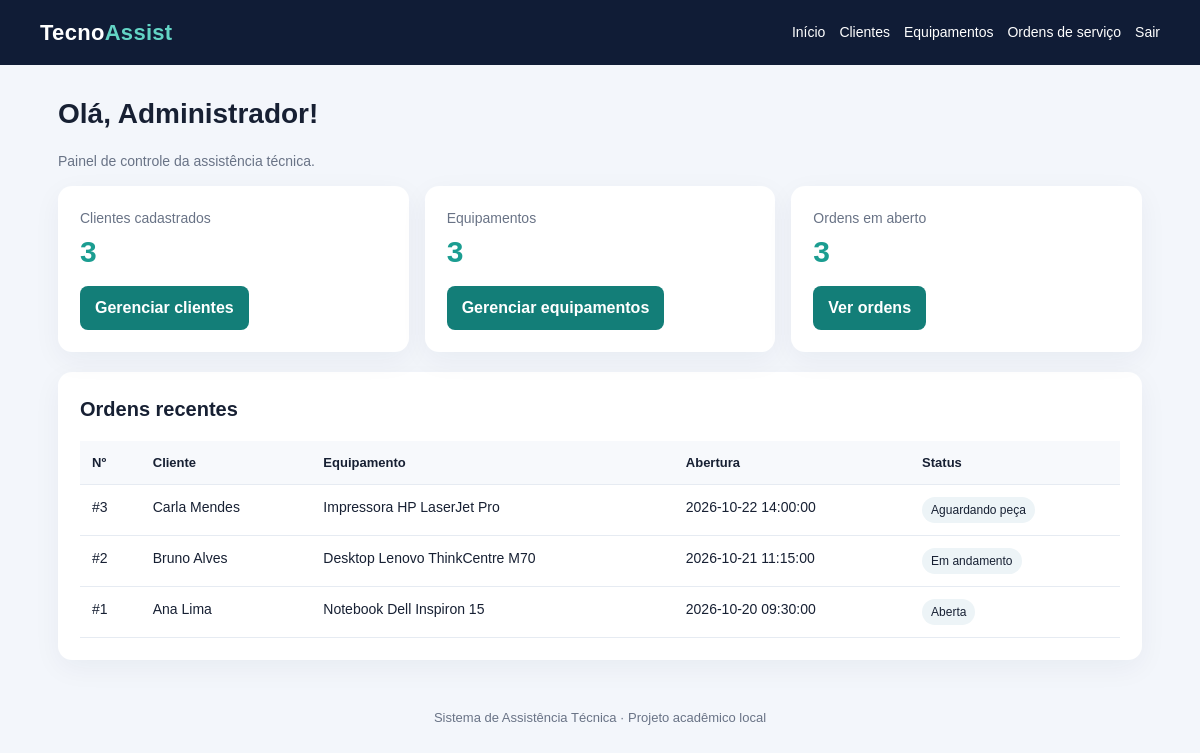
Screenshot of /sistema/index.php (signed in) with the database file from the repository.
### tables this page shows
CREATE TABLE ordens_servico (
  id INT AUTO_INCREMENT PRIMARY KEY,
  equipamento_id INT NOT NULL,
  descricao_servico TEXT NOT NULL,
  status ENUM('Aberta','Em andamento','Aguardando peça','Concluída','Cancelada') NOT NULL DEFAULT 'Aberta',
  valor DECIMAL(10,2) NOT NULL DEFAULT 0.00,
  data_abertura DATETIME NOT NULL DEFAULT CURRENT_TIMESTAMP,
  data_conclusao DATETIME NULL,
  CONSTRAINT fk_os_equipamento FOREIGN KEY (equipamento_id) REFERENCES equipamentos(id)
    ON UPDATE CASCADE ON DELETE RESTRICT
);

CREATE TABLE clientes (
  id INT AUTO_INCREMENT PRIMARY KEY,
  nome VARCHAR(120) NOT NULL,
  cpf_criptografado TEXT NOT NULL,
  telefone VARCHAR(30) NOT NULL,
  email VARCHAR(120) NULL,
  criado_em TIMESTAMP DEFAULT CURRENT_TIMESTAMP
);

CREATE TABLE equipamentos (
  id INT AUTO_INCREMENT PRIMARY KEY,
  cliente_id INT NOT NULL,
  tipo VARCHAR(80) NOT NULL,
  marca VARCHAR(80) NOT NULL,
  modelo VARCHAR(100) NOT NULL,
  numero_serie VARCHAR(100) NULL,
  defeito_relatado TEXT NOT NULL,
  criado_em TIMESTAMP DEFAULT CURRENT_TIMESTAMP,
  CONSTRAINT fk_equipamento_cliente FOREIGN KEY (cliente_id) REFERENCES clientes(id)
    ON UPDATE CASCADE ON DELETE RESTRICT
);

### sistema/includes/config.php (called while the page is built, shortened)
<?php
function e(?string $value): string {
    return htmlspecialchars((string)$value, ENT_QUOTES | ENT_SUBSTITUTE, 'UTF-8');
}

### sistema/index.php (the view, shortened to what this page needs)
<?php
require_once __DIR__ . '/includes/config.php'; require_login();
$clientes = (int)$pdo->query('SELECT COUNT(*) FROM clientes')->fetchColumn();
$equipamentos = (int)$pdo->query('SELECT COUNT(*) FROM equipamentos')->fetchColumn();
$ordens = (int)$pdo->query("SELECT COUNT(*) FROM ordens_servico WHERE status NOT IN ('Concluída','Cancelada')")->fetchColumn();
$recentes = $pdo->query("SELECT os.id,os.status,os.data_abertura,c.nome AS cliente,e.tipo,e.marca,e.modelo FROM ordens_servico os JOIN equipamentos e ON e.id=os.equipamento_id JOIN clientes c ON c.id=e.cliente_id ORDER BY os.data_abertura DESC LIMIT 5")->fetchAll();
require __DIR__ . '/includes/header.php';
?>
<h1>Olá, <?= e($_SESSION['user_name'] ?? 'usuário') ?>!</h1>
<p class="muted">Painel de controle da assistência técnica.</p>
<div class="cards">
 <div class="card"><div class="muted">Clientes cadastrados</div><div class="metric"><?= $clientes ?></div><a class="btn" href="clientes.php">Gerenciar clientes</a></div>
 <div class="card"><div class="muted">Equipamentos</div><div class="metric"><?= $equipamentos ?></div><a class="btn" href="equipamentos.php">Gerenciar equipamentos</a></div>
 <div class="card"><div class="muted">Ordens em aberto</div><div class="metric"><?= $ordens ?></div><a class="btn" href="ordens.php">Ver ordens</a></div>
</div>
<section class="card"><h2>Ordens recentes</h2><div class="table-wrap"><table><thead><tr><th>Nº</th><th>Cliente</th><th>Equipamento</th><th>Abertura</th><th>Status</th></tr></thead><tbody>
<?php foreach ($recentes as $r): ?><tr><td>#<?= (int)$r['id'] ?></td><td><?= e($r['cliente']) ?></td><td><?= e($r['tipo'].' '.$r['marca'].' '.$r['modelo']) ?></td><td><?= e($r['data_abertura']) ?></td><td><span class="pill"><?= e($r['status']) ?></span></td></tr><?php endforeach; ?>
</tbody></table></div></section>
<?php require __DIR__ . '/includes/footer.php'; ?>

### sistema/includes/header.php (shortened to what this page needs)
<?php require_once __DIR__ . '/config.php'; ?>
<!doctype html>
<html lang="pt-BR">
<head>
<link rel="stylesheet" href="assets/style.css">
</head>
<body>
<header class="topbar">
  <div class="brand">Tecno<span>Assist</span></div>
  <?php if (!empty($_SESSION['user_id'])): ?>
  <nav>
    <a href="index.php">Início</a><a href="clientes.php">Clientes</a><a href="equipamentos.php">Equipamentos</a><a href="ordens.php">Ordens de serviço</a><a href="logout.php">Sair</a>
  </nav>
  <?php endif; ?>
</header>
<main class="container">

### sistema/includes/footer.php
</main>
<footer class="footer">Sistema de Assistência Técnica · Projeto acadêmico local</footer>
</body></html>

### sistema/assets/style.css (style rules this page uses)
* { box-sizing:border-box }
body { margin:0;background:#f3f6fb;color:#172033;font:16px/1.5 Arial,sans-serif }
.topbar { background:#101c36;color:#fff;padding:16px max(20px,calc((100% - 1120px)/2));display:flex;align-items:center;justify-content:space-between;gap:18px;flex-wrap:wrap }
.brand { font-weight:800;font-size:22px;letter-spacing:.3px }
.brand span { color:#63d4c5 }
.topbar nav { display:flex;gap:14px;flex-wrap:wrap }
.topbar a { color:#fff;text-decoration:none;font-size:14px }
.container { max-width:1120px;margin:28px auto;padding:0 18px;min-height:70vh }
.footer { text-align:center;color:#697386;padding:20px;font-size:13px }
.card { background:white;border-radius:14px;padding:22px;margin:0 0 20px;box-shadow:0 8px 28px #12264a0d }
.cards { display:grid;grid-template-columns:repeat(auto-fit,minmax(190px,1fr));gap:16px }
.metric { font-size:30px;font-weight:800;color:#1b9d91 }
h1 { font-size:28px;margin:0 0 16px }
h2 { font-size:20px;margin-top:0 }
.btn { display:inline-block;border:0;border-radius:8px;background:#137e78;color:white;padding:10px 15px;text-decoration:none;font-weight:700;cursor:pointer;margin-top:12px }
.table-wrap { overflow:auto }
table { width:100%;border-collapse:collapse;background:white }
th,td { text-align:left;padding:12px;border-bottom:1px solid #e6ebf2;vertical-align:top }
th { background:#f7f9fc;font-size:13px }
td { font-size:14px }
.muted { color:#697386;font-size:14px }
.pill { display:inline-block;background:#edf4f7;border-radius:20px;padding:4px 9px;font-size:12px }

### rows the page displays
ordens_servico: id "3", clientes.nome "Carla Mendes", equipamento.modelo "Impressora HP LaserJet Pro", data_abertura "2026-10-22 14:00:00", status "Aguardando peça"
ordens_servico: id "2", clientes.nome "Bruno Alves", equipamento.modelo "Desktop Lenovo ThinkCentre M70", data_abertura "2026-10-21 11:15:00", status "Em andamento"
ordens_servico: id "1", clientes.nome "Ana Lima", equipamento.modelo "Notebook Dell Inspiron 15", data_abertura "2026-10-20 09:30:00", status "Aberta"

### other values shown
$_SESSION['user_name'] "Administrador"
$clientes "3"
$equipamentos "3"
$ordens "3"
